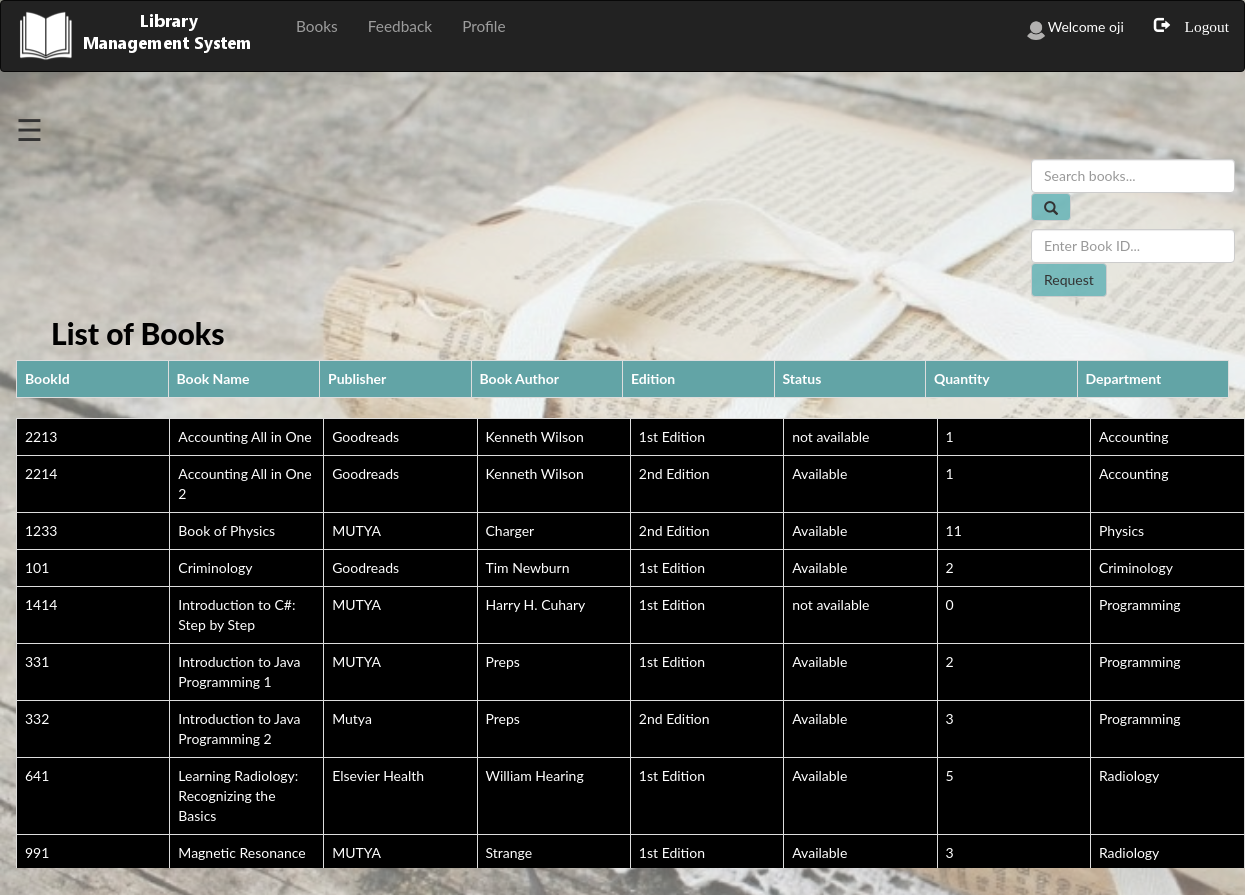
Page /student/book.php (signed in) on the committed database.
### tables this page shows
CREATE TABLE `books` (
  `bookid` int(11) NOT NULL,
  `bookname` varchar(50) DEFAULT NULL,
  `bookauthor` varchar(50) DEFAULT NULL,
  `publisher` varchar(50) DEFAULT NULL,
  `edition` varchar(30) DEFAULT NULL,
  `status` varchar(30) DEFAULT NULL,
  `quantity` int(11) DEFAULT NULL,
  `department` varchar(50) DEFAULT NULL
);

### student/book.php (the view, shortened to what this page needs)
<?php
include "connection.php";
    include "navbar.php";
?>
<DOCTYPE html>
    <html>
        <head>
        </head>
        <body>
<div id="main">
  <span style="font-size:30px;cursor:pointer" onclick="openNav()">&#9776;</span>
        <div class = "srch">
        <form class = "navbar-form" method = "post" name = "form1" action="">
                <input class = "form-control inp" type="text" name = "search" placeholder = "Search books...">
                <button type = "submit" name = "submit" class = "btn btn-default"> <span class ="glyphicon glyphicon-search"> </span> </button>
        </form>
        </div>
        <div class = "srch1">
        <form class = "navbar-form" method = "post" name = "form1" action="">
                <input class = "form-control inp" type="text" name = "bookid" placeholder = "Enter Book ID...">
                <button type = "submit" name = "request" class = "btn btn-default" placeholder = "Request Book..."> Request </button>
        </form>
        </div>
<h2> List of Books </h2>
<?php
        if(isset($_POST['submit']))
        {
            $sql = mysqli_query($db, "SELECT * FROM books WHERE bookname like '%$_POST[search]%'");
            if(mysqli_num_rows($sql) == 0)
            {
                echo "Sorry, the book that you've search is not existed or out of order. Please try again.";
            }
            else{
                echo "<table class= 'table table-bordered'>";
                echo "<tr style = 'background-color: #6db6b9e6;'>";
                echo "<th>"; echo "BookId"; echo "<th>";
                echo "<th>"; echo "Book Name"; echo "<th>";
                echo "<th>"; echo "Book Author"; echo "<th>";
                echo "<th>"; echo "Publisher"; echo "<th>";
                echo "<th>"; echo "Edition"; echo "<th>";
                echo "<th>"; echo "Status"; echo "<th>";
                echo "<th>"; echo "Quantity"; echo "<th>";
                echo "<th>"; echo "Department"; echo "<th>";
                echo "</tr>";
                while($row= mysqli_fetch_assoc($sql)){
                    echo "<tr>";
                    echo "<td>"; echo $row['bookid']; echo "<td>";
                    echo "<td>"; echo $row['bookname']; echo "<td>";
                    echo "<td>"; echo $row['publisher']; echo "<td>";
                    echo "<td>"; echo $row['bookauthor']; echo "<td>";
                    echo "<td>"; echo $row['edition']; echo "<td>";
                    echo "<td>"; echo $row['status']; echo "<td>";
                    echo "<td>"; echo $row['quantity']; echo "<td>";
                    echo "<td>"; echo $row['department']; echo "<td>";
                    echo "</tr>";
                }
                    echo "</table>";
            }
        }
        else{
        $res = mysqli_query($db, "SELECT * FROM books ORDER BY books.bookname ASC;");
        echo "<table class= 'table table-bordered' style = 'background-color: black; color:white;'>";
        echo "<tr style = 'background-color: #6db6b9e6;'>";
        echo "<th>"; echo "BookId"; echo "</th>";
        echo "<th>"; echo "Book Name"; echo "</th>";
        echo "<th>"; echo "Publisher"; echo "</th>";
        echo "<th>"; echo "Book Author"; echo "</th>";
        echo "<th>"; echo "Edition"; echo "</th>";
        echo "<th>"; echo "Status"; echo "</th>";
        echo "<th>"; echo "Quantity"; echo "</th>";
        echo "<th>"; echo "Department"; echo "</th>";
        echo "</tr>";
      echo "</table>";
        echo "<div class = 'scroll'>";
        echo "<table class= 'table table-bordered'  style = 'background-color: black; color:white;'>";
        while($row= mysqli_fetch_assoc($res)){
            echo "<tr>";
            echo "<td>"; echo $row['bookid']; echo "</td>";
            echo "<td>"; echo $row['bookname']; echo "</td>";
            echo "<td>"; echo $row['publisher']; echo "</td>";
            echo "<td>"; echo $row['bookauthor']; echo "</td>";
            echo "<td>"; echo $row['edition']; echo "</td>";
            echo "<td>"; echo $row['status']; echo "</td>";
            echo "<td>"; echo $row['quantity']; echo "</td>";
            echo "<td>"; echo $row['department']; echo "</td>";
            echo "</tr>";
        }
        echo "</div>";
    }
       ?>
</div>
</body>
    </html>

### student/navbar.php (shortened to what this page needs)
<DOCTYPE html>
    <html>
        <head>
            <link rel="stylesheet" type="text/css" href="css/style.css">
            <link rel="stylesheet" type="text/css" href="css/css.css">
        <link rel="stylesheet" href="https://maxcdn.bootstrapcdn.com/bootstrap/3.4.1/css/bootstrap.min.css">
        </head>
        <body>
        <nav class="navbar navbar-inverse" >
                        <div class="container-fluid">
                        <div class = "navbar-header">
                            <a class = "navbar-brand active" href="book.php"> <img class="logopic" src="image/logo22.png" alt=""></a>
                        </div>
                        <ul class="nav navbar-nav">
                            <li><a href="book.php">Books</a></li>
                            <li><a href="feedback.php">Feedback</a></li>
                        </ul>
                        <?php
                         if(isset($_SESSION['login_user']))
                         { ?>
                         <ul class="nav navbar-nav">
                             <li><a href="profile.php">Profile</a></li>
                         </ul>
                        <ul class="nav navbar-nav navbar-right">
                            <li><a href="profile.php">
                        <div class = "wel">
                         <?php
                          echo "<img class = 'img-circle profile-img' height = 24 width = 24 src='image/default-profile.png'>";
                         echo "Welcome ".$_SESSION['login_user']
                         ?>
                        </div>
                        </a></li>
                            <li><a href="logout.php"><span class="glyphicon glyphicon-log-out" style = "color:white;"> Logout</span> </a></li>
                        </ul>
                            <?php }
                        ?>
                    </nav>
        </body>
    </html>

### student/css/style.css (style rules this page uses)
html, body, div, span, object, iframe, h1, h2, h3, h4, h5, h6, p, blockquote, pre, abbr, address, cite, code, del, dfn, em, img, ins, kbd, q, samp, small, strong, sub, sup, var, b, i, dl, dt, dd, ol, ul, li, fieldset, form, label, legend, table, caption, tbody, tfoot, thead, tr, th, td, article, aside, canvas, details, figcaption, figure, footer, header, hgroup, menu, nav, section, summary, time, mark, audio, video { margin:0; padding:0; border:0; outline:0; font-size:100%; vertical-align:baseline; background:transparent; }
body { line-height:1; }
article,aside,details,figcaption,figure, footer,header,hgroup,menu,nav,section { display:block; }
nav ul { list-style:none; }
a { margin:0; padding:0; font-size:110%; vertical-align:baseline; background:transparent; }
table { border-collapse:collapse; border-spacing:0; }
input, select { vertical-align:middle; }
.container-fluid { padding-right: 15px; padding-left: 15px; margin-right: auto; margin-left: auto; height: 70px; }
li a { color: black; text-decoration: none; }
.logopic { margin-top: -10px; }

### student/css/css.css (style rules this page uses)
.wel { color: white; font-size: 14px; }

### student/book.php (style rules this page uses)
.btn { background-color: #6db6b9e6; }
.srch { padding-left: 1000px; }
.srch1 { padding-left: 1000px; }
body { font-family: "Lato", sans-serif; transition: background-color .5s; background-image: url(image/as.jpg); background-repeat: no-repeat; background-size: cover; background-color: rgba(255,255,255,0.4); background-blend-mode: lighten; }
#main { transition: margin-left .5s; padding: 16px; }
.scroll { width: 101.3%; height:450px; overflow:auto; }
th, td { width: 8%; }
h2 { font-weight: 800; font-size:30px; color:black; margin-left: 35px; }

### rows in the picture
books: bookid "2213", bookname "Accounting All in One", publisher "Goodreads", bookauthor "Kenneth Wilson", edition "1st Edition", status "not available", quantity "1", department "Accounting"
books: bookid "2214", bookname "Accounting All in One 2", publisher "Goodreads", bookauthor "Kenneth Wilson", edition "2nd Edition", status "Available", quantity "1", department "Accounting"
books: bookid "1233", bookname "Book of Physics", publisher "MUTYA", bookauthor "Charger", edition "2nd Edition", status "Available", quantity "11", department "Physics"
books: bookid "101", bookname "Criminology", publisher "Goodreads", bookauthor "Tim Newburn", edition "1st Edition", status "Available", quantity "2", department "Criminology"
books: bookid "1414", bookname "Introduction to C#: Step by Step", publisher "MUTYA", bookauthor "Harry H. Cuhary", edition "1st Edition", status "not available", quantity "0", department "Programming"
books: bookid "331", bookname "Introduction to Java Programming 1", publisher "MUTYA", bookauthor "Preps", edition "1st Edition", status "Available", quantity "2", department "Programming"
books: bookid "332", bookname "Introduction to Java Programming 2", publisher "Mutya", bookauthor "Preps", edition "2nd Edition", status "Available", quantity "3", department "Programming"
books: bookid "641", bookname "Learning Radiology: Recognizing the Basics", publisher "Elsevier Health", bookauthor "William Hearing", edition "1st Edition", status "Available", quantity "5", department "Radiology"
books: bookid "991", bookname "Magnetic Resonance…", publisher "MUTYA", bookauthor "Strange", edition "1st Edition", status "Available", quantity "3", department "Radiology"

### other values in the picture
$_SESSION['login_user'] "oji"
